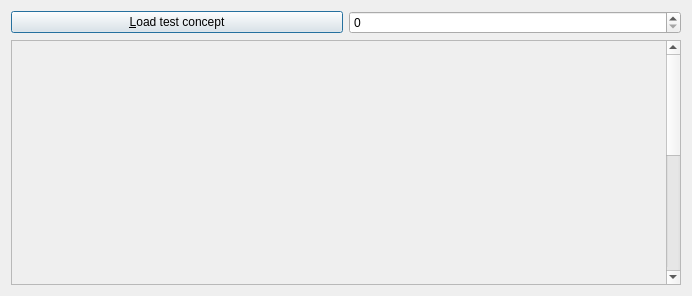
<?xml version="1.0" encoding="UTF-8"?>
<ui version="4.0">
 <class>QtTestConceptDialog</class>
 <widget class="QDialog" name="QtTestConceptDialog">
  <property name="geometry">
   <rect>
    <x>0</x>
    <y>0</y>
    <width>692</width>
    <height>296</height>
   </rect>
  </property>
  <property name="windowTitle">
   <string>Test Concept</string>
  </property>
  <layout class="QVBoxLayout" name="verticalLayout">
   <item>
    <layout class="QHBoxLayout" name="horizontalLayout">
     <item>
      <widget class="QPushButton" name="button_load">
       <property name="text">
        <string>&amp;Load test concept</string>
       </property>
      </widget>
     </item>
     <item>
      <widget class="QSpinBox" name="box_test"/>
     </item>
    </layout>
   </item>
   <item>
    <widget class="QScrollArea" name="scrollArea">
     <property name="widgetResizable">
      <bool>true</bool>
     </property>
     <widget class="QWidget" name="scrollAreaWidgetContents">
      <property name="geometry">
       <rect>
        <x>0</x>
        <y>0</y>
        <width>651</width>
        <height>518</height>
       </rect>
      </property>
      <layout class="QHBoxLayout" name="horizontalLayout_2">
       <item>
        <widget class="QWidget" name="widget_left" native="true">
         <property name="minimumSize">
          <size>
           <width>300</width>
           <height>500</height>
          </size>
         </property>
        </widget>
       </item>
       <item>
        <widget class="QWidget" name="widget_right" native="true">
         <property name="minimumSize">
          <size>
           <width>300</width>
           <height>500</height>
          </size>
         </property>
        </widget>
       </item>
      </layout>
     </widget>
    </widget>
   </item>
  </layout>
 </widget>
 <resources/>
 <connections/>
</ui>
